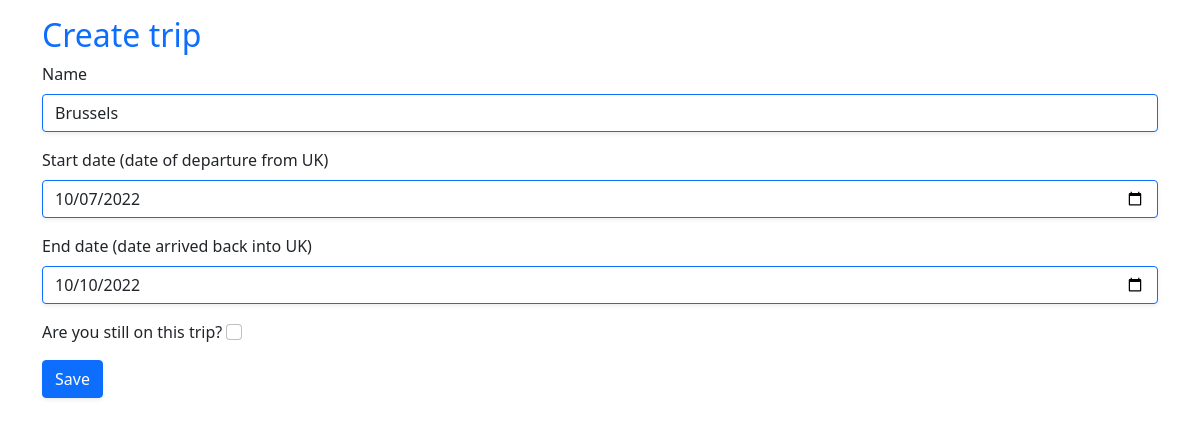
The page /end_trip_today/14 (signed in) on the database its author committed.
### main/models.py (models this page shows, shortened)
class Trip(models.Model):
    name = models.CharField(max_length=100, default=settings.DEFAULT_NAME, null=True)
    start_date = models.DateTimeField(auto_now=False, null=False)
    end_date = models.DateTimeField(auto_now=False, null=True)
    current = models.BooleanField(null=False, default=settings.DEFAULT_CURRENT)
    day_count = models.IntegerField(null=False, default=settings.DEFAULT_DAY_COUNT)

### main/views.py (the view)
@login_required
def update_trip_view(request, trip_pk):
    if request.method == "POST":
        start_date = datetime.strptime(
            request.POST.get("start_date"), '%Y-%m-%d')
        end_date = datetime.strptime(request.POST.get("end_date"), '%Y-%m-%d')
        name = request.POST.get("name")
        current = request.POST.get("current") == "on"
        update_trip(trip_pk, name, start_date, end_date, current)
        return redirect('home')
    else:
        context = {
            'trip': get_trip(trip_pk)
        }
        return render(request, 'main/update_trip.html', context=context)

### main/utils.py (called while the page is built)
def get_trip(trip_pk):
    trip = Trip.objects.get(pk=trip_pk)
    return trip

### main/templates/main/update_trip.html (shortened to what this page needs)
{% extends 'main/base.html' %} {% block content %}
<div class="container pt-3">
  <div class="h2 text-primary">Create trip</div>
  <form method="post">
    <div class="mb-3">
      <label for="name" class="form-label">Name</label>
      <input
        type="text"
        class="form-control border-primary shadow-sm"
        id="name"
        name="name"
        value="{{ trip.name }}"
      />
    </div>
    <div class="mb-3">
      <label for="start_date" class="form-label"
        >Start date (date of departure from UK)</label
      >
      <input
        type="date"
        class="form-control border-primary shadow-sm"
        id="start_date"
        name="start_date"
        value="{{ trip.start_date|date:'Y-m-d' }}"
      />
    </div>
    <div class="mb-3">
      <label for="end_date" class="form-label"
        >End date (date arrived back into UK)</label
      >
      <input
        type="date"
        class="form-control border-primary shadow-sm"
        id="end_date"
        name="end_date"
        value="{{ trip.end_date|date:'Y-m-d' }}"
      />
    </div>
    <div class="mb-3">
      <label for="current" class="form-check-label"
        >Are you still on this trip?</label
      >
      <input type="checkbox" class="form-check-input" id="current"
      name="current" {% if trip.current %} checked {% else %} '' {% endif %}>
    </div>
    <button type="submit" class="btn btn-primary shadow-sm">Save</button>
  </form>
</div>
{% endblock content %}

### rows shown on the page
Trip: name "Brussels", start_date "10/07/2022", end_date "10/10/2022"
